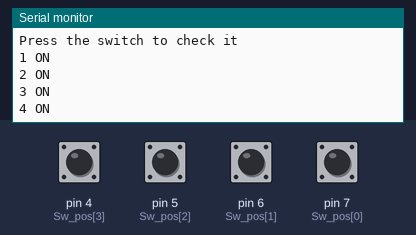
Recording of a sketch running on a simulated Arduino Uno, built with avr-gcc and run on an emulated ATmega328P. On the bench: the last lines printed to the serial monitor. The test bench sets the inputs (shaded band); at power-on: pin 4 (Sw_pos[3]), pin 5 (Sw_pos[2]), pin 6 (Sw_pos[1]), pin 7 (Sw_pos[0]) HIGH.

Above: at 1.2 s.
1.3 s: pin 4 (Sw_pos[3]) pulled LOW for 0.5 s
At 1.86 s:
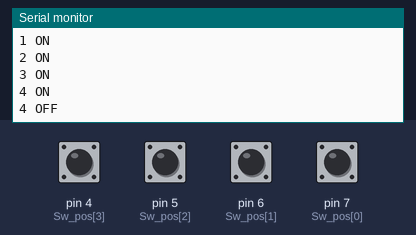
3.3 s: pin 5 (Sw_pos[2]) pulled LOW for 0.5 s
At 4.9 s:
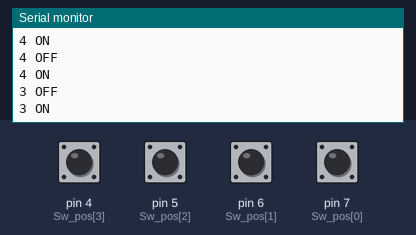
5.3 s: pin 6 (Sw_pos[1]) pulled LOW for 0.5 s
At 6.8 s:
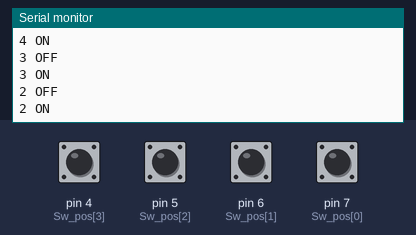
7.3 s: pin 7 (Sw_pos[0]) pulled LOW for 0.5 s
At 9.5 s:
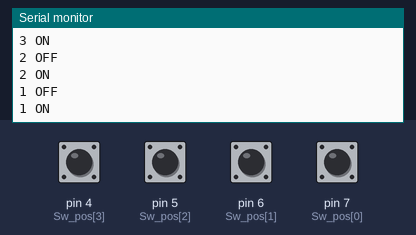
Timing chart, 0 to 10.3 s (numbered marks = the images above; inputs shaded):
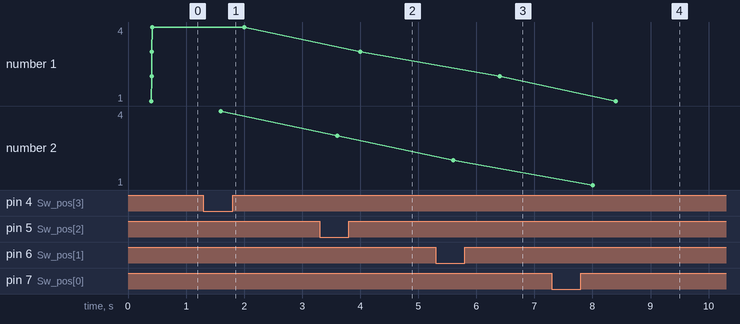

Measured:
- after the input at 1.3 s, the serial monitor: prints a new line after 0.30 s (image 1)
- after the input at 3.3 s, the serial monitor: prints a new line after 0.30 s (image 2)
- after the input at 5.3 s, the serial monitor: prints a new line after 0.30 s (image 3)
- after the input at 7.3 s, the serial monitor: prints a new line after 0.70 s (image 4)
- plotted number 1: 3 → 2 after the input at 5.3 s, 2 → 1 after the input at 7.3 s
- plotted number 2: 3 → 2 after the input at 5.3 s, 2 → 1 after the input at 7.3 s

The sketch:

IN_DIP_1S.ino
```cpp
int Sw_pos[4] = {7, 6, 5, 4};
int current_status[4];
int last_status[4];
void setup()
{
  Serial.begin(9600);
  Serial.flush();
  Serial.println("Press the switch to check it");
  for (int i = 0; i < 4 ; i++)
  {
    pinMode(Sw_pos[i], INPUT);
    current_status[i] = digitalRead (Sw_pos[i]);
    last_status[i] = ! current_status[i] ;
  }
}
void loop()
{
  for (int i = 0; i < 4 ; i++)
  {
    current_status[i] = digitalRead (Sw_pos[i]);
    delay(100);
  }
  /////////////////------------------------------------
  for (int i = 0; i < 4 ; i++)
  {
    if (current_status[i] == 1 && last_status[i] == 0 )
    {
      Serial.print(i+1);
      Serial.println(" ON");
      last_status[i] = 1 ;
    }
    else if (current_status[i] == 0 && last_status[i] == 1 )
    {
      Serial.print(i+1);
      Serial.println(" OFF");
      last_status[i] = 0 ;
    }
  }
}
```
